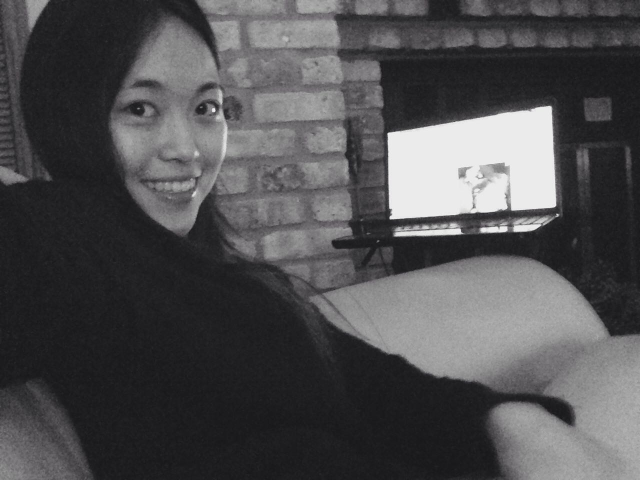
#> input picture storage/FeifeiZhang/2015-05-07 03.01.44.jpg, 1280 x 960 px (shown at 1/2 size)
$ python -i httpServer.py   (imports and definitions only)   (Python 2 division)   (older library calls are emulated)
#> lines starting #> are read from the running program, lines starting #| are printed output that depends on the picture
#> in process, image is the input picture: shape (960, 1280, 3); mean B, G, R 81, 79.2, 79.7
import posixpath
import BaseHTTPServer
import urllib
import cgi
import shutil
import mimetypes
import re

try:
    from cStringIO import StringIO
except ImportError:
    from StringIO import StringIO


class SimpleHTTPRequestHandler(BaseHTTPServer.BaseHTTPRequestHandler):
    """Simple HTTP request handler with GET/HEAD/POST commands.

    This serves files from the current directory and any of its
    subdirectories.  The MIME type for files is determined by
    calling the .guess_type() method. And can reveive file uploaded
    by client.

    The GET/HEAD/POST requests are identical except that the HEAD
    request omits the actual contents of the file.

    """

    # server_version = "SimpleHTTPWithUpload/" + __version__

    # [341 lines left out: functions do_GET, do_HEAD, do_POST, deal_post_data, send_head, list_directory and 3 more, not called in this run]

    if not mimetypes.inited:
        mimetypes.init()  # try to read system mime.types
    extensions_map = mimetypes.types_map.copy()
    extensions_map.update({
        '': 'application/octet-stream',  # Default
        '.py': 'text/plain',
        '.c': 'text/plain',
        '.h': 'text/plain',
    })


# [4 lines left out: function test, not called in this run]
    # BaseHTTPServer.test(handler_class, server_class)


#########GOOD LUCK###########

from PIL import Image, ImageFile
import numpy as np
from sklearn.decomposition import RandomizedPCA
from sklearn.grid_search import GridSearchCV
from sklearn.svm import SVC


STANDARD_SIZE = (512, 512)


# [9 lines left out: function img_to_matrix, not called in this run]


def load_data():
    img_dir = "./temp/"
    images = []
    for f in os.listdir(img_dir):
        if f.startswith("."):
            continue
        images.append(img_dir + f)
    print(images)
    labels = []
    for f in images:
        x = f.split(' ')[0]
        if "shangju" in x:
            labels.append("ShawnJu")
        elif "xinkeliu" in x:
            labels.append("XinkeLiu")
        elif "feifeizhang" in x:
            labels.append("FeifeiZhang")
    # labels = ["ShawnJu" if "shangju" in f.split(' ')[0] else "XinkeLiu" for f in images]
    print(labels)
    data = []
    print("Start compressing signals!!!")
    for image in images:
        print "loading ... "+ image
        if (image.endswith("_Store")):
            continue
        img = img_to_matrix(image)
        data.append(img)
    labels = np.array(labels)
    ret = np.asarray(data)
    return ret, labels

# [19 lines of commented-out code are left out]

# [13 lines left out: function pcaPic, not called in this run]


##########HAVE SOME FUN############
import os
import cv2


def detect_object(image):
    grayscale = cv2.cvtColor(image, cv2.COLOR_BGR2GRAY)
    cascade = cv2.CascadeClassifier(
        "/usr/local/Cellar/opencv/2.4.11/share/OpenCV/haarcascades/haarcascade_frontalface_alt.xml")
    rect = cascade.detectMultiScale(grayscale, scaleFactor=1.2, minNeighbors=2, flags=cv2.cv.CV_HAAR_SCALE_IMAGE,
                                    minSize=(100, 100))
#> rect = [[171, 84, 356, 356]]
    result = []
    print(rect)
#| [[171  84 356 356]]
    for (x, y, w, h) in rect:
        result.append((x, y, x + w, y + h))
#> this loop made 1 pass
#> after the loop, result = [(171, 84, 527, 440)]
    print "your face at" + str(result)
#| your face at[(171, 84, 527, 440)]
    return result


def process(infile):
    size = 250, 250
    image = cv2.imread(infile)
    faces = detect_object(image)
#> faces = [(171, 84, 527, 440)]
    im = Image.open(infile).convert('L')
    if faces:
        f = faces[0]
#> f = (171, 84, 527, 440)
        a = im.crop(f)
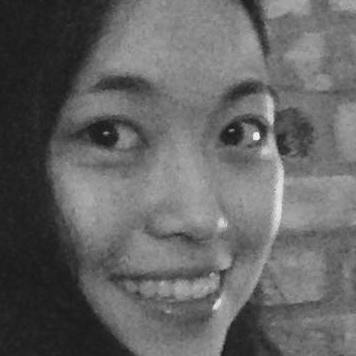
#> a: PIL image 356x356 L; min 23, max 246, mean 99.9
        a.thumbnail(size, Image.ANTIALIAS)
#> a: PIL image 250x250 L
        return a
    return


def buildModel():
    data, label = load_data()
    return pcaPic(data, label)


# [1 line that did not run here, left out]

ImageFile.MAXBLOCK = 1024 * 1024 * 1024

# The EXIF tag that holds orientation data.
EXIF_ORIENTATION_TAG = 274

# Obviously the only ones to process are 3, 6 and 8.
# All are documented here for thoroughness.
ORIENTATIONS = {
    1: ("Normal", 0),
    2: ("Mirrored left-to-right", 0),
    3: ("Rotated 180 degrees", 180),
    4: ("Mirrored top-to-bottom", 0),
    5: ("Mirrored along top-left diagonal", 0),
    6: ("Rotated 90 degrees", -90),
    7: ("Mirrored along top-right diagonal", 0),
    8: ("Rotated 270 degrees", -270)
}


# [31 lines left out: function fix_orientation, not called in this run]

####have some fun###
# [2 lines not run here, left out]

>>> result = process('../storage/FeifeiZhang/2015-05-07 03.01.44.jpg')

$ run again, on cache/cache-pc.png
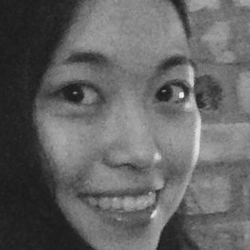
#> input picture cache/cache-pc.png, 250 x 250 px
#> in process, image is the input picture: shape (250, 250, 3); min 23, max 248, mean 99.4
#> rect = [[14, 21, 205, 205]]
#| [[ 14  21 205 205]]
#> the loop in detect_object, `for (x, y, w, h) in rect:` made 1 pass
#> after the loop in detect_object, `for (x, y, w, h) in rect:`: result = [(14, 21, 219, 226)]
#| your face at[(14, 21, 219, 226)]
#> f = (14, 21, 219, 226)
#> in process, `a = im.crop(f)`:
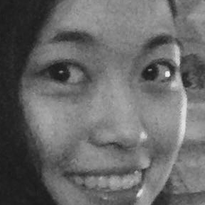
#> a: PIL image 205x205 L; min 23, max 248, mean 104.3

$ run again, on temp/feifeizhang 1.png
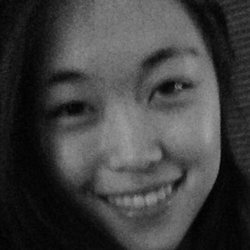
#> input picture temp/feifeizhang 1.png, 250 x 250 px, found by its file name
#> in img_to_matrix, img is the input picture: PIL image 250x250 L; min 0, max 166, mean 63.9
#| Data dimension: (1, 62500)
#> rect = [[21, 16, 214, 214]]
#| [[ 21  16 214 214]]
#> the loop in detect_object, `for (x, y, w, h) in rect:` made 1 pass
#> after the loop in detect_object, `for (x, y, w, h) in rect:`: result = [(21, 16, 235, 230)]
#| your face at[(21, 16, 235, 230)]
#> f = (21, 16, 235, 230)
#> in process, `a = im.crop(f)`:
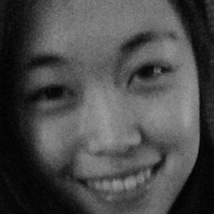
#> a: PIL image 214x214 L; min 0, max 166, mean 74.3
